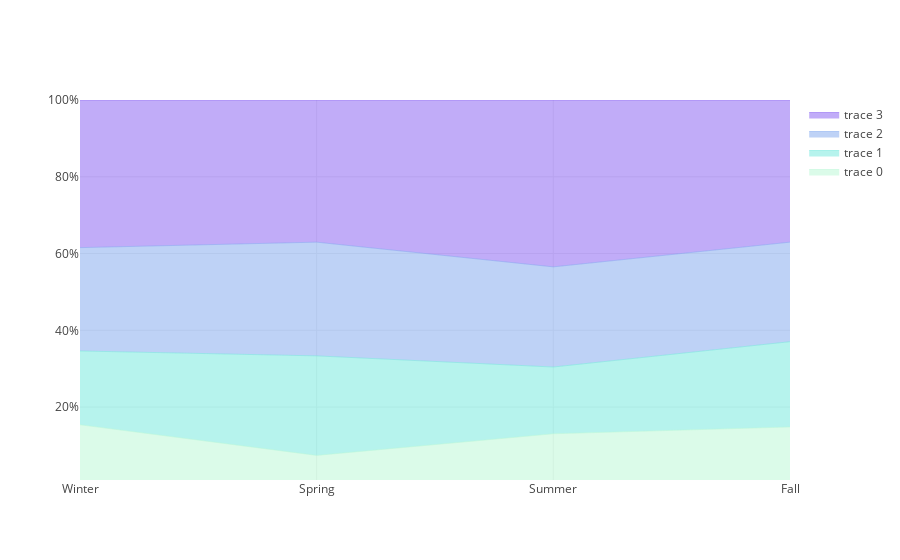

This figure's notebook cell:
### Markdown cell above
# Stacked Area Chart with Normalized Values

### Code cell
import plotly.graph_objs as go

trace0 = dict(
    x=['Winter', 'Spring', 'Summer', 'Fall'],
    y=['40', '20', '30', '40'],
    mode='lines',
    line=dict(width=0.5,
              color='rgb(184, 247, 212)'),
    stackgroup='one',
    groupnorm='percent'
)
trace1 = dict(
    x=['Winter', 'Spring', 'Summer', 'Fall'],
    y=['50', '70', '40', '60'],
    mode='lines',
    line=dict(width=0.5,
              color='rgb(111, 231, 219)'),
    stackgroup='one'
)
trace2 = dict(
    x=['Winter', 'Spring', 'Summer', 'Fall'],
    y=['70', '80', '60', '70'],
    mode='lines',
    line=dict(width=0.5,
              color='rgb(127, 166, 238)'),
    stackgroup='one'
)
trace3 = dict(
    x=['Winter', 'Spring', 'Summer', 'Fall'],
    y=['100', '100', '100', '100'],
    mode='lines',
    line=dict(width=0.5,
              color='rgb(131, 90, 241)'),
    stackgroup='one'
)
data = [trace0, trace1, trace2, trace3]
layout = go.Layout(
    showlegend=True,
    xaxis=dict(
        type='category',
    ),
    yaxis=dict(
        type='linear',
        range=[1, 100],
        dtick=20,
        ticksuffix='%'
    )
)
fig = dict(data=data, layout=layout)
pyo.iplot(fig)

### Figure 1 — Plotly figure (JSON) as saved in the notebook; plotly's stock layout.template omitted (floating-point values rounded to 4 significant figures)
{"data": [{"groupnorm": "percent", "line": {"color": "rgb(184, 247, 212)", "width": 0.5}, "mode": "lines", "stackgroup": "one", "type": "scatter", "uid": "cba5f361-3961-42c6-b9ae-ec247c31bcd1", "x": ["Winter", "Spring", "Summer", "Fall"], "y": ["40", "20", "30", "40"]}, {"line": {"color": "rgb(111, 231, 219)", "width": 0.5}, "mode": "lines", "stackgroup": "one", "type": "scatter", "uid": "1b6d662f-30f3-4dea-8bd2-34fbea0d19ac", "x": ["Winter", "Spring", "Summer", "Fall"], "y": ["50", "70", "40", "60"]}, {"line": {"color": "rgb(127, 166, 238)", "width": 0.5}, "mode": "lines", "stackgroup": "one", "type": "scatter", "uid": "82ad585e-035b-490e-8d23-df174b6cc5a6", "x": ["Winter", "Spring", "Summer", "Fall"], "y": ["70", "80", "60", "70"]}, {"line": {"color": "rgb(131, 90, 241)", "width": 0.5}, "mode": "lines", "stackgroup": "one", "type": "scatter", "uid": "38dcccf3-ee33-4310-b993-70cba6c210eb", "x": ["Winter", "Spring", "Summer", "Fall"], "y": ["100", "100", "100", "100"]}], "layout": {"showlegend": true, "xaxis": {"type": "category"}, "yaxis": {"dtick": 20, "range": [1, 100], "ticksuffix": "%", "type": "linear"}}}
